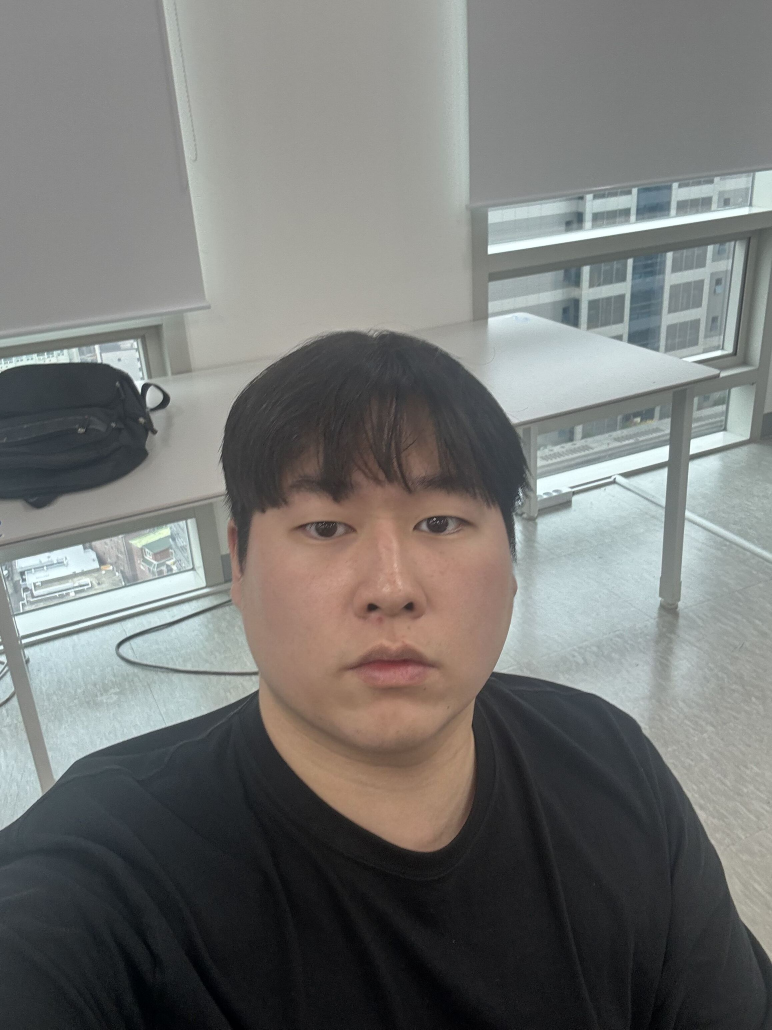
#> input picture back/reference/lineart/samples/person1.jpg, 2316 x 3088 px (shown at 1/3 size)
$ python -i lineart_cv.py   (imports and definitions only)
#> lines starting #> are read from the running program, lines starting #| are printed output that depends on the picture; after the words box and inside, x2 and y2 are one past the last pixel; in counts of white or black regions, pixels touching at a corner belong together
### ros2_ws/src/art_artwork_pipeline/art_artwork_pipeline/lineart/utils.py
"""Shared image I/O, paper-ratio padding, and binarization utilities."""

from pathlib import Path
from typing import Union

import cv2
import numpy as np
from PIL import Image

ImageInput = Union[str, Path, Image.Image, np.ndarray]

PAPER_RATIOS: dict[str, tuple[float, float]] = {
    "a4": (210.0, 297.0),
    "postcard": (100.0, 148.0),
    "square": (1.0, 1.0),
}


def load_pil_rgb(image: ImageInput, *, bgr_input: bool = False) -> Image.Image:
    """Load an image from path, PIL Image, or numpy array as an RGB PIL Image.

    RGBA/transparent images are composited onto a pure white background.
    """
    if isinstance(image, (str, Path)):
        path = Path(image)
        if not path.is_file():
            raise FileNotFoundError(f"입력 이미지를 찾을 수 없습니다: {path}")
        pil_img = Image.open(path)
    elif isinstance(image, Image.Image):
        pil_img = image
    elif isinstance(image, np.ndarray):
        arr = image
        if arr.ndim == 2:
            pil_img = Image.fromarray(arr, mode="L").convert("RGB")
            return pil_img
        if arr.ndim == 3:
            if arr.shape[2] == 4:
                if bgr_input:
                    arr = cv2.cvtColor(arr, cv2.COLOR_BGRA2RGBA)
                pil_img = Image.fromarray(arr, mode="RGBA")
            elif arr.shape[2] == 3:
                if bgr_input:
                    arr = cv2.cvtColor(arr, cv2.COLOR_BGR2RGB)
                return Image.fromarray(arr, mode="RGB")
            else:
                raise ValueError(f"지원하지 않는 채널 수입니다: {arr.shape}")
        else:
            raise ValueError(f"지원하지 않는 배열 차원입니다: {arr.ndim}")
    else:
        raise TypeError(f"지원하지 않는 입력 타입입니다: {type(image)}")

    if pil_img.mode in ("RGBA", "LA") or ("transparency" in pil_img.info):
        rgba = pil_img.convert("RGBA")
        bg = Image.new("RGBA", rgba.size, (255, 255, 255, 255))
        return Image.alpha_composite(bg, rgba).convert("RGB")
    return pil_img.convert("RGB")


# [35 lines left out: functions smooth_photo_preserve_edges, binarize_gray, not called in this run]


def pad_to_paper_ratio(image: Image.Image, paper: str | None) -> Image.Image:
    """Pad an image with white borders to match the target paper aspect ratio."""
    if not paper or paper == "none":
        return image
    if paper not in PAPER_RATIOS:
        raise ValueError(f"지원하지 않는 용지 규격입니다: {paper}. 가능 값: {list(PAPER_RATIOS)}")

    ratio_w, ratio_h = PAPER_RATIOS[paper]
    target_aspect = ratio_w / ratio_h
    w, h = image.size
    current_aspect = w / h

    if abs(current_aspect - target_aspect) < 1e-3:
        return image

    if current_aspect > target_aspect:
        new_h = int(round(w / target_aspect))
        canvas_w, canvas_h = w, max(h, new_h)
    else:
        new_w = int(round(h * target_aspect))
        canvas_w, canvas_h = max(w, new_w), h

    bg_color = 255 if image.mode == "L" else (255, 255, 255)
    canvas = Image.new(image.mode, (canvas_w, canvas_h), bg_color)
    canvas.paste(image, ((canvas_w - w) // 2, (canvas_h - h) // 2))
    return canvas

### ros2_ws/src/art_artwork_pipeline/art_artwork_pipeline/lineart/lineart_cv.py
"""Lightweight OpenCV-based photo-to-sketch conversion module."""

from dataclasses import dataclass
from pathlib import Path
from typing import Literal

import cv2
import numpy as np
from PIL import Image

from .utils import ImageInput, binarize_gray, load_pil_rgb, pad_to_paper_ratio

CVSketchMode = Literal["dodge", "canny", "adaptive"]


def _resolve_face_cascade_path(custom_path: str | None = None) -> Path | None:
    """Locate a Haar cascade XML file for frontal face detection."""
    candidates: list[Path] = []
    if custom_path:
        candidates.append(Path(custom_path))
    cv_data = getattr(cv2, "data", None)
    if cv_data is not None and hasattr(cv_data, "haarcascades"):
        candidates.append(Path(cv_data.haarcascades) / "haarcascade_frontalface_default.xml")
    candidates.extend([
        Path("/usr/share/opencv4/haarcascades/haarcascade_frontalface_default.xml"),
        Path("/usr/share/opencv/haarcascades/haarcascade_frontalface_default.xml"),
    ])
    for path in candidates:
        if path.is_file():
            return path
    return None


@dataclass
class LineartCVConfig:
    """Configuration for OpenCV-based lightweight sketch conversion."""

    mode: CVSketchMode = "canny"
    blur_ksize: int = 21
    bilateral_d: int = 9
    bilateral_sigma: float = 75.0
    canny_low: int = 50
    canny_high: int = 150
    use_face_roi: bool = True
    use_person_segmentation: bool = True
    face_bilateral_d: int = 7
    face_bilateral_sigma: float = 55.0
    face_canny_low: int = 45
    face_canny_high: int = 115
    face_line_thickness: int = 1
    face_cascade_path: str | None = None
    adaptive_block_size: int = 11
    adaptive_c: int = 4
    max_side: int | None = None
    binarize: bool = False
    paper: str | None = None


def _ensure_odd_ksize(ksize: int) -> int:
    k = max(3, int(ksize))
    return k if k % 2 == 1 else k + 1


def _resize_max_side(rgb: np.ndarray, max_side: int | None) -> np.ndarray:
    if max_side is None or max_side <= 0:
        return rgb
    h, w = rgb.shape[:2]
    longest = max(h, w)
    if longest <= max_side:
        return rgb
    scale = max_side / longest
    new_w, new_h = max(1, int(round(w * scale))), max(1, int(round(h * scale)))
    return cv2.resize(rgb, (new_w, new_h), interpolation=cv2.INTER_AREA)


class LineartConverterCV:
    """Fast CPU-only OpenCV sketch converter supporting dodge, canny, and adaptive modes."""

    def __init__(self, config: LineartCVConfig | None = None) -> None:
        self.config = config or LineartCVConfig()

    def convert(
        self,
        image: ImageInput,
        *,
        mode: CVSketchMode | None = None,
        max_side: int | None = None,
        binarize: bool | None = None,
        paper: str | None = None,
        bgr_input: bool = False,
    ) -> Image.Image:
        """Convert an input photo to a grayscale sketch PIL Image."""
        pil_rgb = load_pil_rgb(image, bgr_input=bgr_input)
        rgb = np.array(pil_rgb)
        rgb = _resize_max_side(
            rgb, self.config.max_side if max_side is None else max_side
        )
        gray = cv2.cvtColor(rgb, cv2.COLOR_RGB2GRAY)

        sketch_mode = self.config.mode if mode is None else mode
        if sketch_mode == "dodge":
            sketch = self._dodge_sketch(gray)
        elif sketch_mode == "canny":
            sketch = self._canny_sketch(gray, rgb=rgb)
        elif sketch_mode == "adaptive":
            sketch = self._adaptive_sketch(gray)
        else:
            raise ValueError(
                f"지원하지 않는 OpenCV 변환 모드입니다: {sketch_mode}. "
                "가능 값: 'dodge', 'canny', 'adaptive'"
            )

        do_binarize = self.config.binarize if binarize is None else binarize
        if do_binarize and sketch_mode != "canny":
            sketch = binarize_gray(sketch)

        target_paper = self.config.paper if paper is None else paper
        return pad_to_paper_ratio(Image.fromarray(sketch, mode="L"), target_paper)

    # [6 lines left out: function _dodge_sketch, not called in this run]

    def _detect_faces(self, gray: np.ndarray):
        if not self.config.use_face_roi:
            return ()
        cascade_path = _resolve_face_cascade_path(self.config.face_cascade_path)
        if cascade_path is None:
            return ()
        classifier = cv2.CascadeClassifier(str(cascade_path))
        if classifier.empty():
            return ()
        min_dim = max(24, min(gray.shape[:2]) // 10)
        faces = classifier.detectMultiScale(
            gray, scaleFactor=1.1, minNeighbors=5, minSize=(min_dim, min_dim)
        )
        return faces if len(faces) > 0 else ()

    def _build_face_roi_mask(self, shape: tuple[int, int], faces) -> np.ndarray:
        mask = np.zeros(shape, dtype=np.uint8)
        for x, y, fw, fh in faces:
            cx = int(x + fw * 0.5)
            cy = int(y + fh * 0.42)
            rx = max(1, int(round(fw * 0.48)))
            ry = max(1, int(round(fh * 0.65)))
            cv2.ellipse(mask, (cx, cy), (rx, ry), 0, 0, 360, 255, -1)
        return mask

    def _build_person_mask(self, rgb: np.ndarray, faces) -> np.ndarray | None:
        """얼굴 위치를 기준으로 GrabCut을 수행해 인물 전경(머리·몸통) 마스크를 분리합니다."""
        if not self.config.use_person_segmentation or len(faces) == 0:
            return None
        h, w = rgb.shape[:2]
        scale = min(1.0, 256.0 / max(h, w))
        sw, sh = max(1, int(round(w * scale))), max(1, int(round(h * scale)))
        small = cv2.resize(rgb, (sw, sh), interpolation=cv2.INTER_AREA)

        gc_mask = np.full((sh, sw), cv2.GC_PR_BGD, dtype=np.uint8)
        b = max(2, int(min(sh, sw) * 0.04))
        gc_mask[:b, :] = cv2.GC_BGD
        gc_mask[-b:, :] = cv2.GC_BGD
        gc_mask[:, :b] = cv2.GC_BGD
        gc_mask[:, -b:] = cv2.GC_BGD

        for x, y, fw, fh in faces:
            sx, sy, sfw, sfh = x * scale, y * scale, fw * scale, fh * scale
            px1 = max(0, int(sx - sfw * 0.90))
            px2 = min(sw, int(sx + sfw * 1.55))
            py1 = max(0, int(sy - sfh * 0.45))
            gc_mask[py1:sh, px1:px2] = cv2.GC_PR_FGD

            cx, cy = int(sx + sfw * 0.5), int(sy + sfh * 0.5)
            cv2.ellipse(
                gc_mask,
                (cx, cy),
                (max(1, int(sfw * 0.32)), max(1, int(sfh * 0.40))),
                0, 0, 360, cv2.GC_FGD, -1,
            )
            tx1 = max(0, int(sx - sfw * 0.15))
            tx2 = min(sw, int(sx + sfw * 1.15))
            ty1 = min(sh - 1, int(sy + sfh * 1.15))
            ty2 = min(sh, int(sy + sfh * 2.20))
            if ty2 > ty1 and tx2 > tx1:
                gc_mask[ty1:ty2, tx1:tx2] = cv2.GC_FGD

        bgd_model = np.zeros((1, 65), np.float64)
        fgd_model = np.zeros((1, 65), np.float64)
        try:
            cv2.grabCut(small, gc_mask, None, bgd_model, fgd_model, 3, cv2.GC_INIT_WITH_MASK)
        except cv2.error:
            return None

        fg_small = np.where((gc_mask == cv2.GC_FGD) | (gc_mask == cv2.GC_PR_FGD), 255, 0).astype(np.uint8)
        k = cv2.getStructuringElement(cv2.MORPH_ELLIPSE, (7, 7))
        fg_small = cv2.morphologyEx(fg_small, cv2.MORPH_CLOSE, k)
        fg_small = cv2.morphologyEx(fg_small, cv2.MORPH_OPEN, k)
        fg_mask = cv2.resize(fg_small, (w, h), interpolation=cv2.INTER_NEAREST)
        return cv2.dilate(fg_mask, np.ones((7, 7), np.uint8), iterations=1)

    def _canny_sketch(self, gray: np.ndarray, rgb: np.ndarray | None = None) -> np.ndarray:
        """인물 전경은 깔끔하게, 배경 잡음·보케는 억제하여 윤곽선을 추출합니다."""
        bg_smoothed = cv2.bilateralFilter(
            gray,
            d=self.config.bilateral_d,
            sigmaColor=self.config.bilateral_sigma,
            sigmaSpace=self.config.bilateral_sigma,
        )
        edges = cv2.Canny(bg_smoothed, self.config.canny_low, self.config.canny_high)

        faces = self._detect_faces(gray)
        if len(faces) > 0:
            if rgb is not None:
                person_mask = self._build_person_mask(rgb, faces)
                if person_mask is not None:
                    # 배경은 약하게(높은 임계값 + 큰 윤곽선만 유지) 남겨 과도한 잡음만 억제합니다.
                    bg_soft = cv2.GaussianBlur(gray, (7, 7), 1.8)
                    bg_soft = cv2.bilateralFilter(bg_soft, d=9, sigmaColor=85, sigmaSpace=85)
                    bg_edges = cv2.Canny(
                        bg_soft,
                        min(220, int(self.config.canny_low * 1.9)),
                        min(350, int(self.config.canny_high * 1.6)),
                    )
                    bg_only = np.where(person_mask == 0, bg_edges, 0)
                    num_labels, labels, stats, _ = cv2.connectedComponentsWithStats(bg_only, connectivity=8)
                    keep_bg = np.zeros_like(bg_only)
                    for lbl in range(1, num_labels):
                        area = stats[lbl, cv2.CC_STAT_AREA]
                        bw = stats[lbl, cv2.CC_STAT_WIDTH]
                        bh = stats[lbl, cv2.CC_STAT_HEIGHT]
                        if area >= 28 or max(bw, bh) >= 26:
                            keep_bg[labels == lbl] = 255
                    edges = np.where(person_mask > 0, edges, keep_bg)

            face_mask = self._build_face_roi_mask(gray.shape[:2], faces)
            # 2단계 bilateral로 피부 잡음·잔주름은 줄이고 눈/코/입/윤곽선은 선명하게 유지합니다.
            sigma1 = self.config.face_bilateral_sigma * 1.1
            sigma2 = self.config.face_bilateral_sigma * 0.85
            face_smoothed = cv2.bilateralFilter(
                gray,
                d=self.config.face_bilateral_d,
                sigmaColor=sigma1,
                sigmaSpace=sigma1,
            )
            face_smoothed = cv2.bilateralFilter(
                face_smoothed,
                d=max(3, self.config.face_bilateral_d - 2),
                sigmaColor=sigma2,
                sigmaSpace=sigma2,
            )
            face_edges = cv2.Canny(
                face_smoothed, self.config.face_canny_low, self.config.face_canny_high
            )
            if self.config.face_line_thickness > 1:
                t = self.config.face_line_thickness
                face_edges = cv2.dilate(
                    face_edges, np.ones((t, t), dtype=np.uint8), iterations=1
                )
            edges = np.where(face_mask > 0, face_edges, edges)

        return 255 - edges

    # [17 lines left out: function _adaptive_sketch, not called in this run]

    def convert_to_file(
        self,
        input_path: str | Path,
        output_path: str | Path,
        **kwargs,
    ) -> Path:
        """Convert an image file and save the resulting sketch to disk."""
        out_path = Path(output_path)
        out_path.parent.mkdir(parents=True, exist_ok=True)
        result = self.convert(input_path, **kwargs)
#> in load_pil_rgb, pil_img is the input picture: PIL image 2316x3088 RGB; mean R, G, B 118, 118.6, 116.4
#> in _canny_sketch, `edges = cv2.Canny(bg_smoothed, self.config.canny_low, self.config.cann..`:
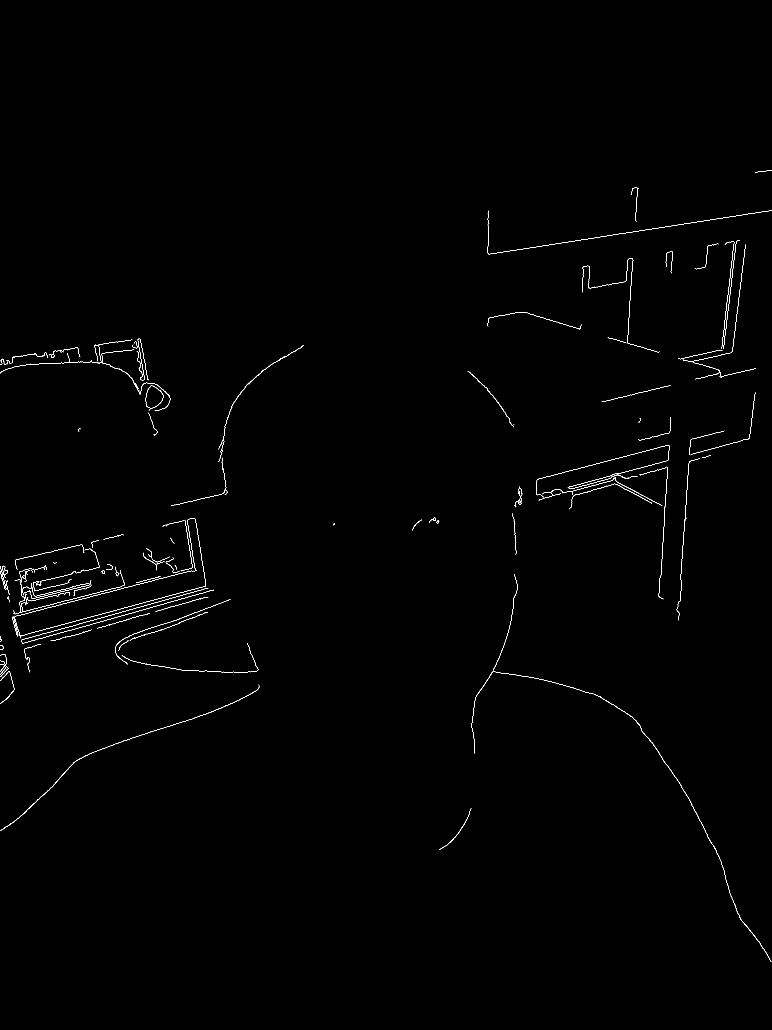
#> edges: shape (3088, 2316) (shown at 1/3 size); 0.34% white in thin lines or dots, all inside (x1, y1, x2, y2) = (0, 510, 2316, 2885)
#> in _detect_faces, `faces = classifier.detectMultiScale( gray, scaleFactor=1.1, minNeighbo..`: faces = [[703, 1240, 915, 915]]
#> in _build_person_mask, `small = cv2.resize(rgb, (sw, sh), interpolation=cv2.INTER_AREA)`:
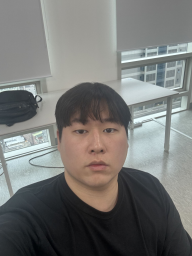
#> small: shape (256, 192, 3); mean R, G, B 118, 118.6, 116.4
#> the loop in _build_person_mask, `for x, y, fw, fh in faces:` made 1 pass
#> (x, y, fw, fh, sx, sy, sfw, sfh) on pass 1: (703, 1240, 915, 915, 58.28, 102.8, 75.85, 75.85)
#> after the loop in _build_person_mask, `for x, y, fw, fh in faces:`:
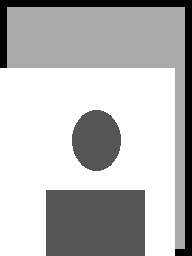
#> gc_mask: shape (256, 192); min 0, max 3, mean 2.16; drawn with min black and max white
#> in _build_person_mask, `fg_mask = cv2.resize(fg_small, (w, h), interpolation=cv2.INTER_NEAREST)`:
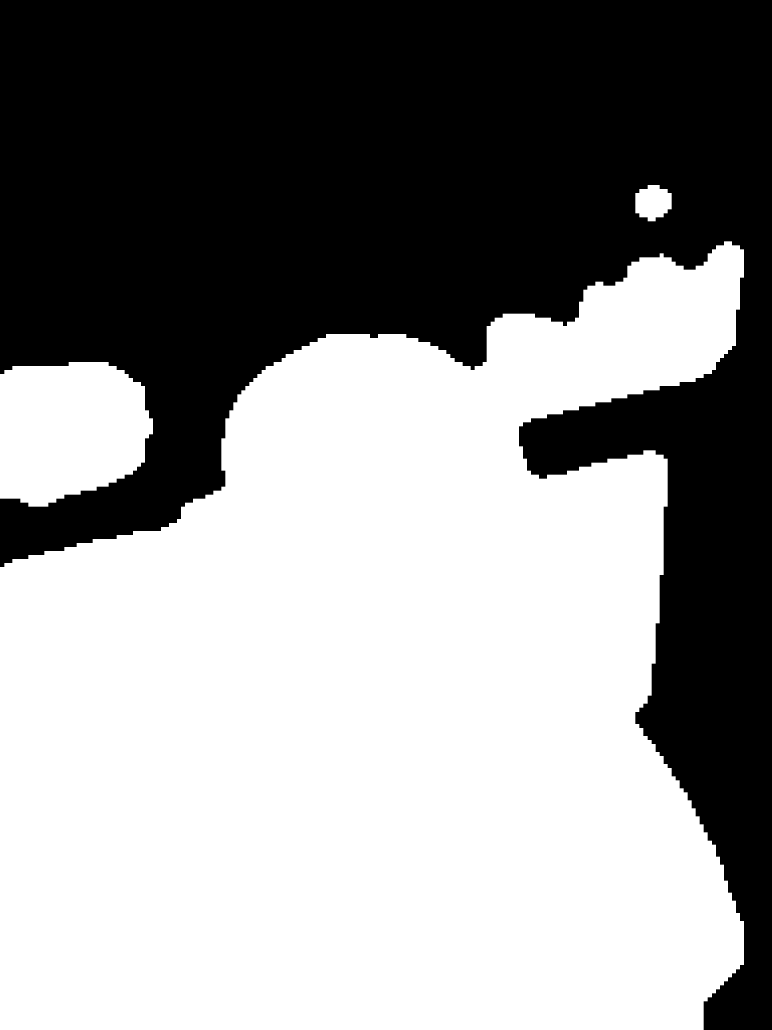
#> fg_mask: shape (3088, 2316) (shown at 1/3 size); 56.6% white; 1 black region, box (x1, y1, x2, y2) and area: (0, 0, 2316, 3088) 3103232
#> in _canny_sketch, `bg_only = np.where(person_mask == 0, bg_edges, 0)`:
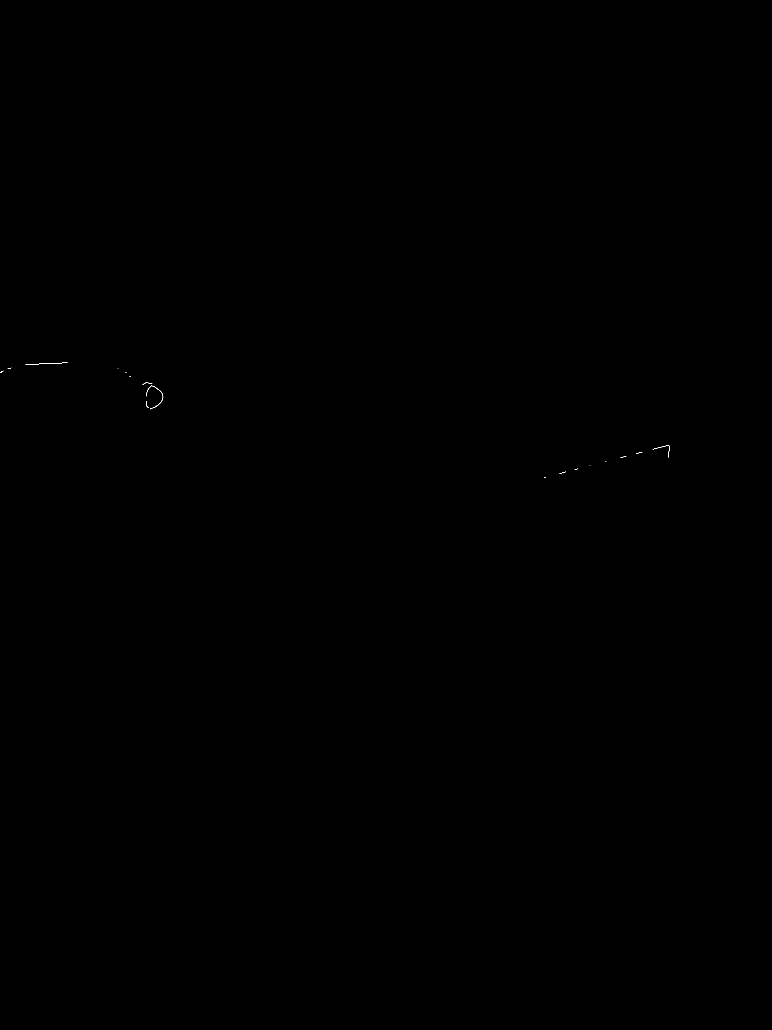
#> bg_only: shape (3088, 2316) (shown at 1/3 size); 0.01% white in thin lines or dots, all inside (x1, y1, x2, y2) = (0, 1088, 2008, 1433)
#> in _canny_sketch, `num_labels, labels, stats, _ = cv2.connectedComponentsWithStats(bg_onl..`: num_labels = 18; stats = 18 rows, first 6: [0, 0, 2316, 3088, 7151240], [76, 1088, 127, 7, 127], [23, 1103, 11, 4, 11], [353, 1106, 2, 1, 2], [0, 1112, 10, 7, 15], [377, 1117, 3, 2, 4]
#> the loop in _canny_sketch, `for lbl in range(1, num_labels):` made 17 passes
#> (area, bw, bh) on passes 1, 7, 8, 9, 10, 16: (127, 127, 7), (34, 29, 8), (180, 52, 72), (25, 8, 20), (87, 50, 38), (20, 20, 6)
#> the loop in _build_face_roi_mask, `for x, y, fw, fh in faces:` made 1 pass
#> (x, y, fw, fh, cx, cy, rx, ry) on pass 1: (703, 1240, 915, 915, 1160, 1624, 439, 595)
#> in _canny_sketch, `return 255 - edges`:
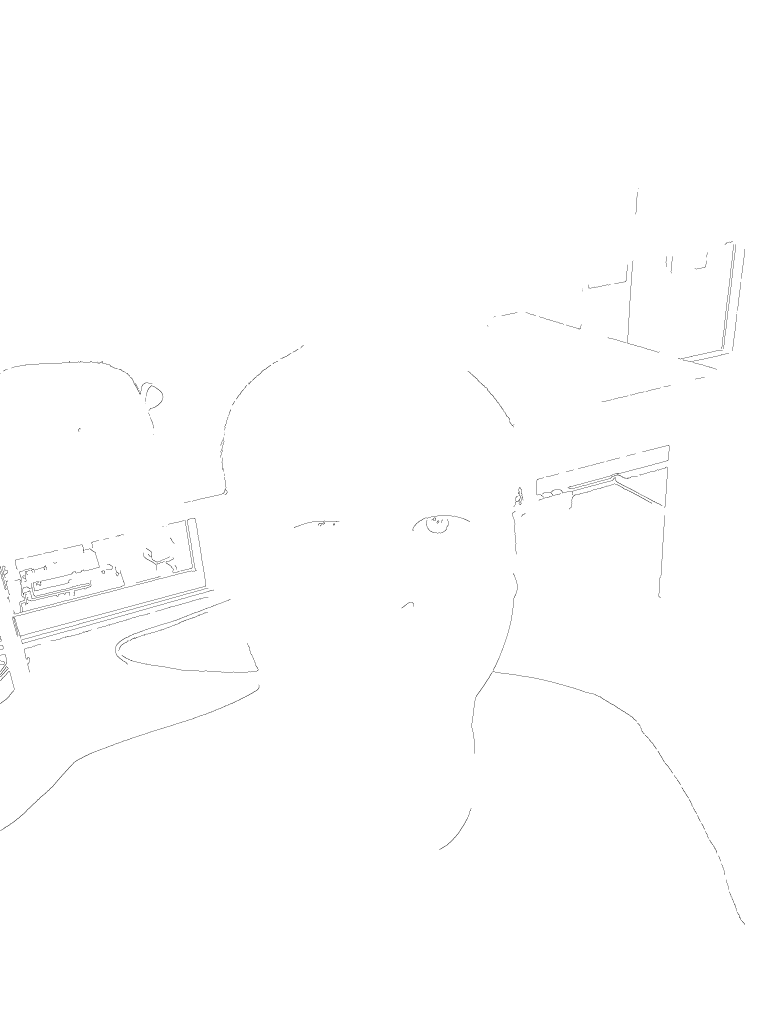
#> returned value: shape (3088, 2316) (shown at 1/3 size); 99.7% white; black in thin lines or dots, all inside (x1, y1, x2, y2) = (0, 565, 2235, 2774)
        result.save(out_path)
        return out_path

>>> result = LineartConverterCV().convert_to_file('../../../../../back/reference/lineart/samples/person1.jpg', 'out.png')
